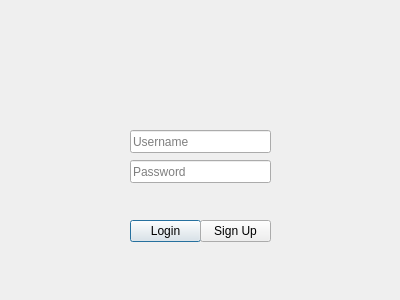
<?xml version="1.0" encoding="UTF-8"?>
<ui version="4.0">
 <class>Form</class>
 <widget class="QWidget" name="Form">
  <property name="geometry">
   <rect>
    <x>0</x>
    <y>0</y>
    <width>400</width>
    <height>300</height>
   </rect>
  </property>
  <property name="windowTitle">
   <string>Login</string>
  </property>
  <widget class="QLineEdit" name="usernameLineEdit">
   <property name="geometry">
    <rect>
     <x>130</x>
     <y>130</y>
     <width>141</width>
     <height>23</height>
    </rect>
   </property>
   <property name="text">
    <string/>
   </property>
   <property name="placeholderText">
    <string>Username</string>
   </property>
  </widget>
  <widget class="QLineEdit" name="passwordLineEdit">
   <property name="geometry">
    <rect>
     <x>130</x>
     <y>160</y>
     <width>141</width>
     <height>23</height>
    </rect>
   </property>
   <property name="text">
    <string/>
   </property>
   <property name="echoMode">
    <enum>QLineEdit::Password</enum>
   </property>
   <property name="placeholderText">
    <string>Password</string>
   </property>
  </widget>
  <widget class="QPushButton" name="loginPushButton">
   <property name="geometry">
    <rect>
     <x>130</x>
     <y>220</y>
     <width>71</width>
     <height>22</height>
    </rect>
   </property>
   <property name="text">
    <string>Login</string>
   </property>
   <property name="default">
    <bool>true</bool>
   </property>
  </widget>
  <widget class="QLabel" name="errorLabel">
   <property name="geometry">
    <rect>
     <x>70</x>
     <y>190</y>
     <width>261</width>
     <height>21</height>
    </rect>
   </property>
   <property name="text">
    <string/>
   </property>
   <property name="alignment">
    <set>Qt::AlignCenter</set>
   </property>
  </widget>
  <widget class="QPushButton" name="signUpPushButton">
   <property name="geometry">
    <rect>
     <x>200</x>
     <y>220</y>
     <width>71</width>
     <height>22</height>
    </rect>
   </property>
   <property name="text">
    <string>Sign Up</string>
   </property>
   <property name="default">
    <bool>false</bool>
   </property>
  </widget>
 </widget>
 <resources/>
 <connections/>
</ui>
